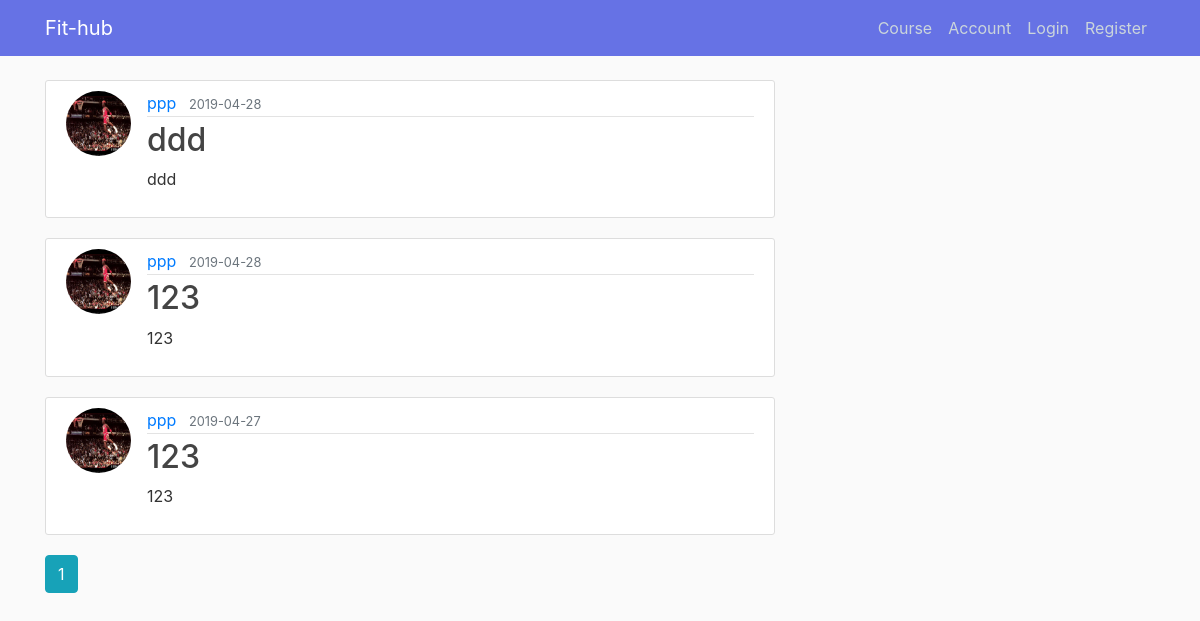
The app's page /community with its own data.
### main/models.py (models this page shows, shortened)
class Post(db.Model):
    id = db.Column(db.Integer, primary_key=True)
    title = db.Column(db.String(100), nullable=False)
    date_posted = db.Column(db.DateTime, nullable=False, default=datetime.utcnow)
    content = db.Column(db.Text, nullable=False)
    user_id = db.Column(db.Integer, db.ForeignKey('user.id'), nullable=False)

class User(db.Model, UserMixin):
    id = db.Column(db.Integer, primary_key = True)
    username = db.Column(db.String(20), unique = True, nullable = False)
    first_name = db.Column(db.String(50), unique = False, nullable = False)
    last_name = db.Column(db.String(50), unique = False, nullable = False)
    email = db.Column(db.String(120), unique = True, nullable = False)
    profile_image = db.Column(db.String(20), unique = False, nullable = False, default = 'default_image.jpg')
    password = db.Column(db.String(60), nullable = False)
    date_joined = db.Column(db.String, nullable = False, default = datetime.strftime(datetime.today(), "%b %d %Y"))
    profile = db.relationship('Profile', backref = 'user', lazy = True)
    meal = db.relationship('Meal', backref = 'user', lazy = True)
    posts = db.relationship('Post', backref='author', lazy=True)#lazy=True means db will load the data as neccessary in one go.

### main/routes.py (the view)
@app.route("/community")
def community():
    page = request.args.get('page',1,type=int)
    posts = Post.query.order_by(Post.date_posted.desc()).paginate(per_page=5)
    return render_template('community.html', title = 'Community',posts=posts)

### main/templates/community.html
{% extends "layout2.html" %}
{% block content %}
    {% for post in posts.items %}
        <article class="media content-section">
          <img class="rounded-circle article-img" src="{{ url_for('static', filename='profile_pics/' + post.author.profile_image) }}">
          <div class="media-body">
            <div class="article-metadata">
              <a class="mr-2" href="{{ url_for('user_posts', username=post.author.username) }}">{{ post.author.username }}</a>
              <small class="text-muted">{{ post.date_posted.strftime('%Y-%m-%d') }}</small>
            </div>
            <h2><a class="article-title" href="{{ url_for('post', post_id=post.id) }}">{{ post.title }}</a></h2>
            <p class="article-content">{{ post.content }}</p>
          </div>
        </article>
    {% endfor %}
    {% for page_num in posts.iter_pages(left_edge=1, right_edge=1, left_current=1, right_current=2) %}
      {% if page_num %}
        {% if posts.page == page_num %}
          <a class="btn btn-info mb-4" href="{{ url_for('home', page=page_num) }}">{{ page_num }}</a>
        {% else %}
          <a class="btn btn-outline-info mb-4" href="{{ url_for('home', page=page_num) }}">{{ page_num }}</a>
        {% endif %}
      {% else %}
        ...
      {% endif %}
    {% endfor %}
{% endblock content %}

### main/templates/layout2.html (shortened to what this page needs)
<!DOCTYPE html>
<html>
<head>
    <link rel="stylesheet" href="https://maxcdn.bootstrapcdn.com/bootstrap/4.0.0/css/bootstrap.min.css">
    <link rel="stylesheet" type="text/css" href="{{ url_for('static', filename='main.css') }}">
</head>
<body>
    <header class="site-header">
      <nav class="navbar navbar-expand-md navbar-dark bg-steel fixed-top">
        <div class="container">
          <a class="navbar-brand mr-4" href="/">Fit-hub</a>
          <div class="collapse navbar-collapse" id="navbarToggle">
            <div class="navbar-nav">
              {%  if current_user.is_authenticated %}
              <a class="nav-item nav-link" href="{{ url_for('account') }}">Account</a>
              <a class="nav-item nav-link" href="{{ url_for('logout') }}">Logout</a>
              <a class="nav-item nav-link" href="{{ url_for('course') }}">Course</a>
              {% else %}
              <a class="nav-item nav-link" href="{{ url_for('course') }}">Course</a>
              <a class="nav-item nav-link" href="{{ url_for('account') }}">Account</a>
              <a class="nav-item nav-link" href="{{ url_for('login') }}">Login</a>
              <a class="nav-item nav-link" href="{{ url_for('register') }}">Register</a>
              {% endif %}
            </div>
          </div>
        </div>
      </nav>
    </header>
    <main role="main" class="container">
      <div class="row">
        <div class="col-md-8">
          {% block content %}{% endblock %}
        </div>
        <div class="col-md-4">
        </div>
      </div>
    </main>
</body>
</html>

### main/static/main.css (style rules this page uses)
body { background: #fafafa; color: #333333; margin-top: 5rem; list-style: none; }
h1, h2, h3, h4, h5, h6 { color: #444444; }
.col-md-4 { position: relative; }
.bg-steel { background-color: #6672E5; }
.site-header .navbar-nav .nav-link { color: #cbd5db; }
.content-section { background: #ffffff; padding: 10px 20px; border: 1px solid #dddddd; border-radius: 3px; margin-bottom: 20px; }
.article-title { color: #444444; }
.article-content { white-space: pre-line; }
.article-img { height: 65px; width: 65px; margin-right: 16px; }
.article-metadata { padding-bottom: 1px; margin-bottom: 4px; border-bottom: 1px solid #e3e3e3; }

### records on screen
Post: profile_image (picture), author.username "ppp", date_posted "2019-04-28", title "ddd", content "ddd"
Post: profile_image (picture), author.username "ppp", date_posted "2019-04-28", title "123", content "123"
Post: profile_image (picture), author.username "ppp", date_posted "2019-04-27", title "123", content "123"

### other values on screen
{{ page_num }} "1"
